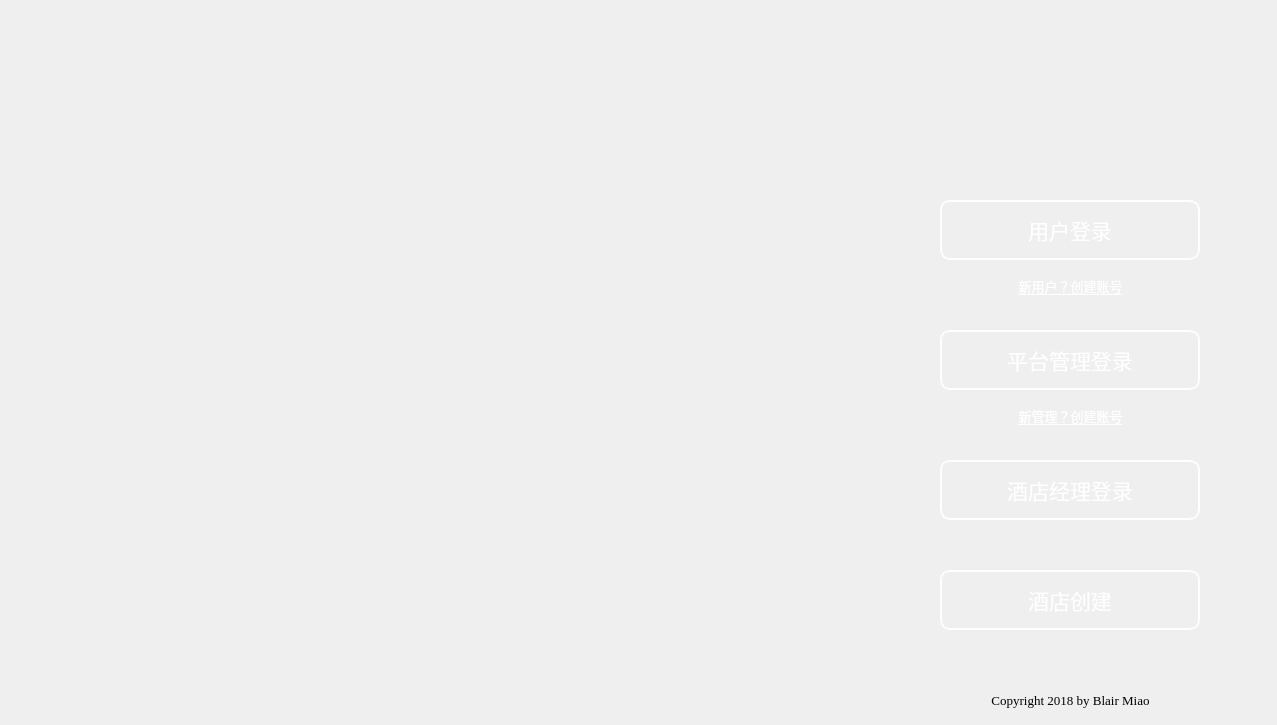
<?xml version="1.0" encoding="UTF-8"?>
<ui version="4.0">
 <class>MainWindow</class>
 <widget class="QMainWindow" name="MainWindow">
  <property name="geometry">
   <rect>
    <x>0</x>
    <y>0</y>
    <width>1277</width>
    <height>725</height>
   </rect>
  </property>
  <property name="minimumSize">
   <size>
    <width>1277</width>
    <height>725</height>
   </size>
  </property>
  <property name="maximumSize">
   <size>
    <width>1277</width>
    <height>725</height>
   </size>
  </property>
  <property name="windowTitle">
   <string>MainWindow</string>
  </property>
  <widget class="QWidget" name="centralWidget">
   <widget class="QFrame" name="frame">
    <property name="geometry">
     <rect>
      <x>0</x>
      <y>0</y>
      <width>1277</width>
      <height>725</height>
     </rect>
    </property>
    <property name="styleSheet">
     <string notr="true">#frame{border-image: url(:/Picture/mainwindow.jpg);border-top-left-radius:15px;border-top-right-radius:15px;border-bottom-left-radius:15px;border-bottom-right-radius:15px;}</string>
    </property>
    <property name="frameShape">
     <enum>QFrame::StyledPanel</enum>
    </property>
    <property name="frameShadow">
     <enum>QFrame::Raised</enum>
    </property>
    <widget class="QPushButton" name="user_login">
     <property name="geometry">
      <rect>
       <x>940</x>
       <y>200</y>
       <width>260</width>
       <height>60</height>
      </rect>
     </property>
     <property name="font">
      <font>
       <family>华文新魏</family>
       <pointsize>16</pointsize>
      </font>
     </property>
     <property name="styleSheet">
      <string notr="true">border:2px groove white;border-radius:10px;padding:2px 4px;color: white;</string>
     </property>
     <property name="text">
      <string>用户登录</string>
     </property>
    </widget>
    <widget class="QPushButton" name="user_regi">
     <property name="geometry">
      <rect>
       <x>960</x>
       <y>270</y>
       <width>221</width>
       <height>31</height>
      </rect>
     </property>
     <property name="font">
      <font>
       <family>宋体</family>
       <pointsize>10</pointsize>
       <underline>true</underline>
      </font>
     </property>
     <property name="styleSheet">
      <string notr="true">border-radius:10px;padding:2px 4px;color: white;</string>
     </property>
     <property name="text">
      <string>新用户？创建账号</string>
     </property>
    </widget>
    <widget class="QPushButton" name="hotel_login">
     <property name="geometry">
      <rect>
       <x>940</x>
       <y>460</y>
       <width>260</width>
       <height>60</height>
      </rect>
     </property>
     <property name="font">
      <font>
       <family>华文新魏</family>
       <pointsize>16</pointsize>
      </font>
     </property>
     <property name="styleSheet">
      <string notr="true">border:2px groove white;border-radius:10px;padding:2px 4px;color: white;</string>
     </property>
     <property name="text">
      <string>酒店经理登录</string>
     </property>
    </widget>
    <widget class="QPushButton" name="hotel_regi">
     <property name="geometry">
      <rect>
       <x>940</x>
       <y>570</y>
       <width>260</width>
       <height>60</height>
      </rect>
     </property>
     <property name="font">
      <font>
       <family>华文新魏</family>
       <pointsize>16</pointsize>
      </font>
     </property>
     <property name="styleSheet">
      <string notr="true">border:2px groove white;border-radius:10px;padding:2px 4px;color: white;</string>
     </property>
     <property name="text">
      <string>酒店创建</string>
     </property>
    </widget>
    <widget class="QPushButton" name="root_log">
     <property name="geometry">
      <rect>
       <x>940</x>
       <y>330</y>
       <width>260</width>
       <height>60</height>
      </rect>
     </property>
     <property name="font">
      <font>
       <family>华文新魏</family>
       <pointsize>16</pointsize>
      </font>
     </property>
     <property name="styleSheet">
      <string notr="true">border:2px groove white;border-radius:10px;padding:2px 4px;color: white;</string>
     </property>
     <property name="text">
      <string>平台管理登录</string>
     </property>
    </widget>
    <widget class="QPushButton" name="root_register">
     <property name="geometry">
      <rect>
       <x>960</x>
       <y>400</y>
       <width>221</width>
       <height>31</height>
      </rect>
     </property>
     <property name="font">
      <font>
       <family>宋体</family>
       <pointsize>10</pointsize>
       <underline>true</underline>
      </font>
     </property>
     <property name="styleSheet">
      <string notr="true">border-radius:10px;padding:2px 4px;color: white;</string>
     </property>
     <property name="text">
      <string>新管理？创建账号</string>
     </property>
    </widget>
    <widget class="QLabel" name="label">
     <property name="geometry">
      <rect>
       <x>870</x>
       <y>680</y>
       <width>401</width>
       <height>41</height>
      </rect>
     </property>
     <property name="font">
      <font>
       <family>Times New Roman</family>
       <pointsize>10</pointsize>
      </font>
     </property>
     <property name="text">
      <string>Copyright 2018 by Blair Miao</string>
     </property>
     <property name="alignment">
      <set>Qt::AlignCenter</set>
     </property>
    </widget>
    <widget class="QLabel" name="label_2">
     <property name="geometry">
      <rect>
       <x>960</x>
       <y>270</y>
       <width>41</width>
       <height>31</height>
      </rect>
     </property>
     <property name="text">
      <string>&lt;html&gt;&lt;head/&gt;&lt;body&gt;&lt;p&gt;&lt;img src=&quot;:/Picture/arrowRight.png&quot;/&gt;&lt;/p&gt;&lt;/body&gt;&lt;/html&gt;</string>
     </property>
    </widget>
    <widget class="QLabel" name="label_3">
     <property name="geometry">
      <rect>
       <x>960</x>
       <y>400</y>
       <width>41</width>
       <height>31</height>
      </rect>
     </property>
     <property name="text">
      <string>&lt;html&gt;&lt;head/&gt;&lt;body&gt;&lt;p&gt;&lt;img src=&quot;:/Picture/arrowRight.png&quot;/&gt;&lt;/p&gt;&lt;/body&gt;&lt;/html&gt;</string>
     </property>
    </widget>
   </widget>
  </widget>
 </widget>
 <layoutdefault spacing="6" margin="11"/>
 <resources/>
 <connections/>
</ui>
